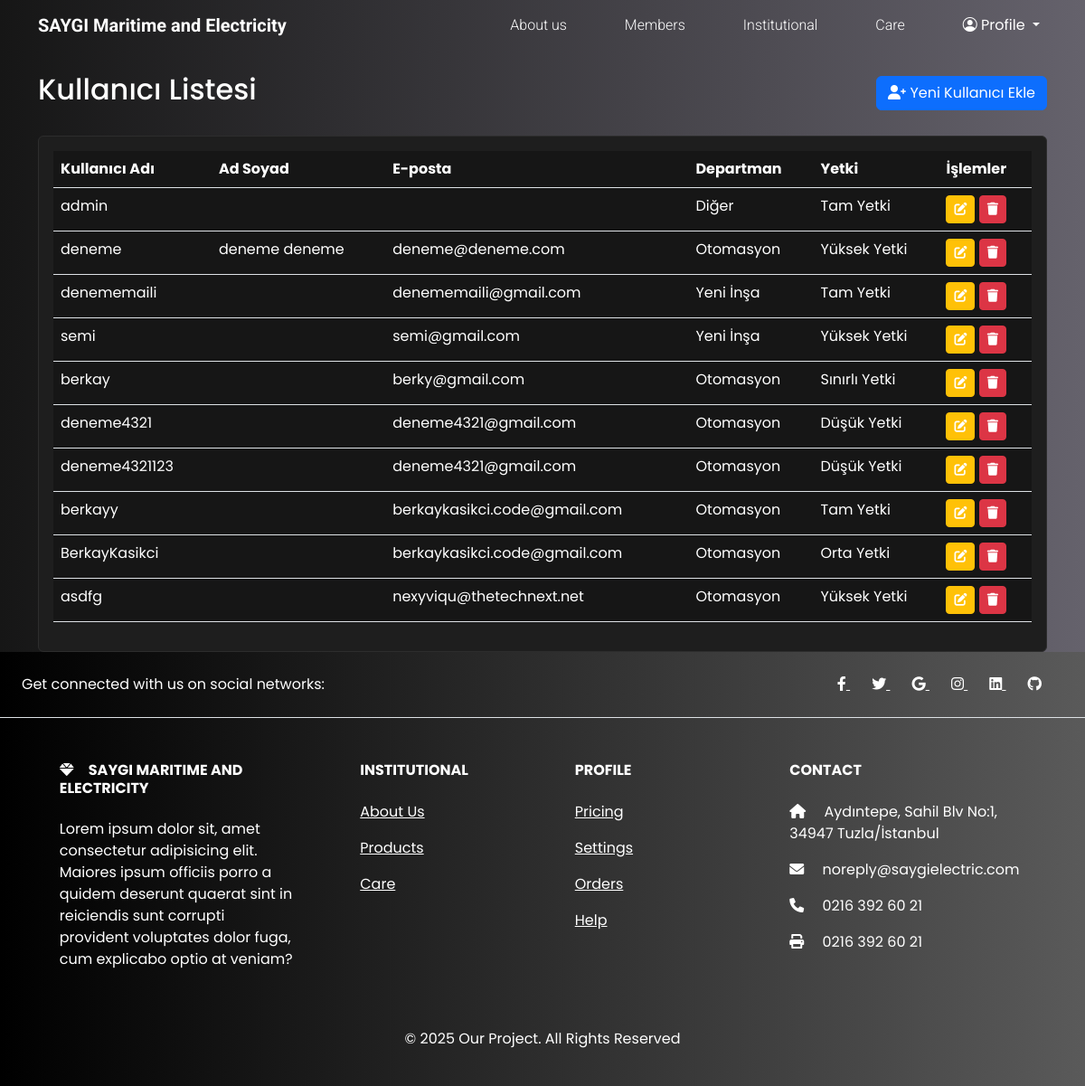
The page /users/ (signed in) on the database as committed earlier.
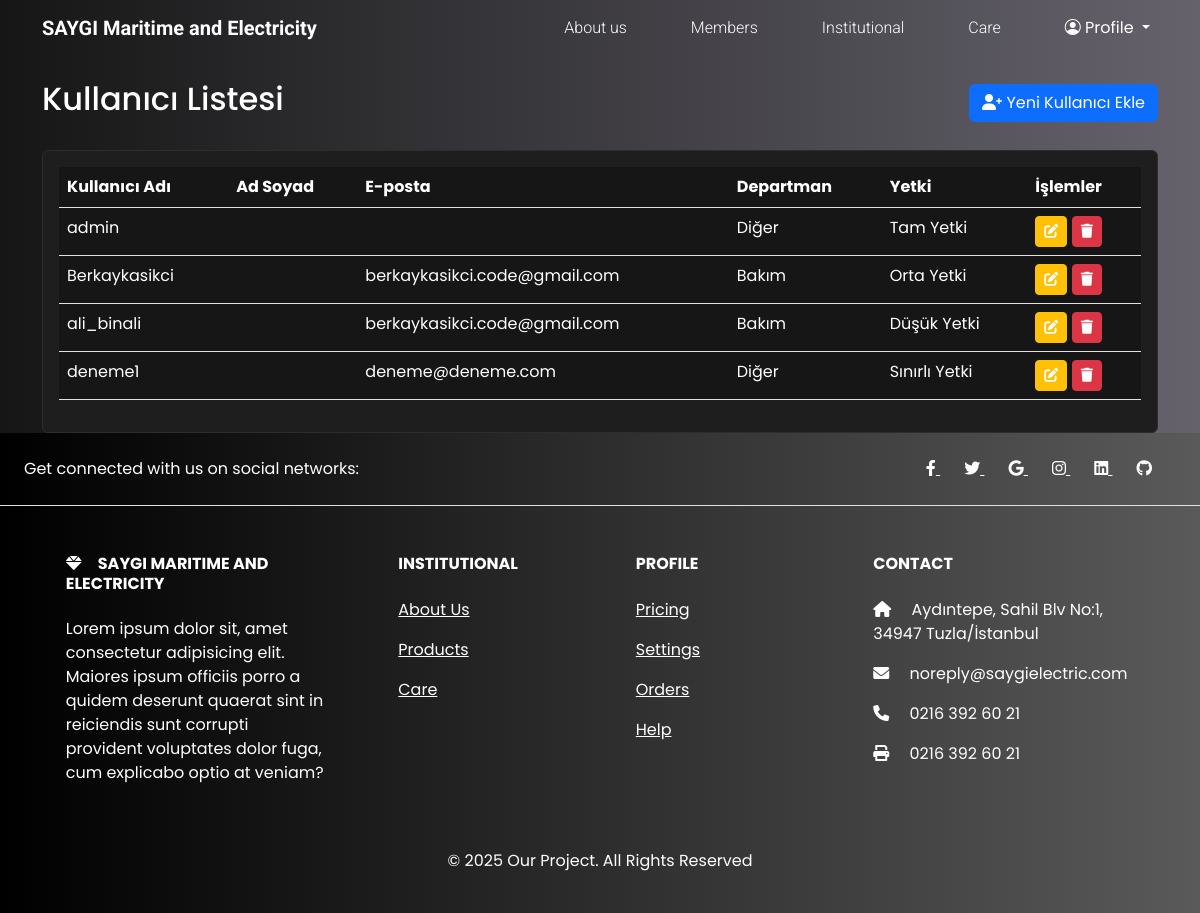
The same page on the database as committed later.
### jobs/models.py (models this page shows, shortened)
class CustomUser(AbstractUser):
    DEPARTMAN_CHOICES = [
        ("otomasyon", "Otomasyon"),
        ("yeni_insa", "Yeni İnşa"),
        ("bakim", "Bakım"),
        ("kalite", "Kalite"),
        ("diger", "Diğer"),
    ]
    YETKI_CHOICES = [
        ("yetki1", "Tam Yetki"),
        ("yetki2", "Yüksek Yetki"),
        ("yetki3", "Orta Yetki"),
        ("yetki4", "Düşük Yetki"),
        ("yetki5", "Sınırlı Yetki"),
    ]
    phone_number = models.CharField(
        _("Telefon Numarası"), max_length=15, blank=True, null=True
    )
    department = models.CharField(
        _("Departman"), max_length=20, choices=DEPARTMAN_CHOICES, default="diger"
    )
    yetki = models.CharField(
        _("Yetki Seviyesi"), max_length=10, choices=YETKI_CHOICES, default="yetki5"
    )

### jobs/views.py (the view)
# urls.py: path("users/", user_list, name="user_list"),
@user_passes_test(is_superuser)
def user_list(request):
    users = CustomUser.objects.all()
    return render(request, "users/list.html", {"users": users})

### jobs/views.py (called while the page is built)
def is_superuser(user):
    return user.is_superuser

### jobs/templates/users/list.html (shortened to what this page needs)
{% extends "base.html" %}
{% load i18n %}
{% load static %}
{% block content %}
    <div class="container mt-4">
        <div class="d-flex justify-content-between align-items-center mb-4">
            <h2>{% trans "Kullanıcı Listesi" %}</h2>
            <a href="{% url 'signup' %}" class="btn btn-primary">
                <i class="fas fa-user-plus"></i> {% trans "Yeni Kullanıcı Ekle" %}
            </a>
        </div>
        <div class="card">
            <div class="card-body">
                <div class="table-responsive">
                    <table class="table table-hover">
                        <thead>
                            <tr>
                                <th>{% trans "Kullanıcı Adı" %}</th>
                                <th>{% trans "Ad Soyad" %}</th>
                                <th>{% trans "E-posta" %}</th>
                                <th>{% trans "Departman" %}</th>
                                <th>{% trans "Yetki" %}</th>
                                <th>{% trans "İşlemler" %}</th>
                            </tr>
                        </thead>
                        <tbody>
                            {% for user in users %}
                            <tr>
                                <td>{{ user.username }}</td>
                                <td>{{ user.get_full_name }}</td>
                                <td>{{ user.email }}</td>
                                <td>{{ user.get_department_display }}</td>
                                <td>{{ user.get_yetki_display }}</td>
                                <td>
                                    <a href="{% url 'user_edit' user.id %}" class="btn btn-sm btn-warning">
                                        <i class="fas fa-edit"></i>
                                    </a>
                                    <a href="{% url 'user_delete' user.id %}" class="btn btn-sm btn-danger"
                                       onclick="return confirm('{% trans "Bu kullanıcıyı silmek istediğinizden emin misiniz?" %}')">
                                        <i class="fas fa-trash"></i>
                                    </a>
                                </td>
                            </tr>
                            {% empty %}
                            <tr>
                                <td colspan="6" class="text-center">{% trans "Henüz kullanıcı bulunmamaktadır." %}</td>
                            </tr>
                            {% endfor %}
                        </tbody>
                    </table>
                </div>
            </div>
        </div>
    </div>
{% endblock content %}

Rows that differ between the two databases and show on the page:
removed CustomUser: username "deneme", get_full_name "deneme deneme", email "deneme@deneme.com", department "Otomasyon", yetki "Yüksek Yetki"
removed CustomUser: username "denememaili", email "denememaili@gmail.com", department "Yeni İnşa", yetki "Tam Yetki"
removed CustomUser: username "semi", email "semi@gmail.com", department "Yeni İnşa", yetki "Yüksek Yetki"
removed CustomUser: username "berkay", email "berky@gmail.com", department "Otomasyon", yetki "Sınırlı Yetki"
removed CustomUser: username "deneme4321", email "deneme4321@gmail.com", department "Otomasyon", yetki "Düşük Yetki"
removed CustomUser: username "deneme4321123", email "deneme4321@gmail.com", department "Otomasyon", yetki "Düşük Yetki"
removed CustomUser: username "berkayy", email "berkaykasikci.code@gmail.com", department "Otomasyon", yetki "Tam Yetki"
removed CustomUser: username "BerkayKasikci", email "berkaykasikci.code@gmail.com", department "Otomasyon", yetki "Orta Yetki"
removed CustomUser: username "asdfg", email "nexyviqu@thetechnext.net", department "Otomasyon", yetki "Yüksek Yetki"
added CustomUser: username "Berkaykasikci", email "berkaykasikci.code@gmail.com", department "Bakım", yetki "Orta Yetki"
added CustomUser: username "ali_binali", email "berkaykasikci.code@gmail.com", department "Bakım", yetki "Düşük Yetki"
added CustomUser: username "deneme1", email "deneme@deneme.com", department "Diğer", yetki "Sınırlı Yetki"
